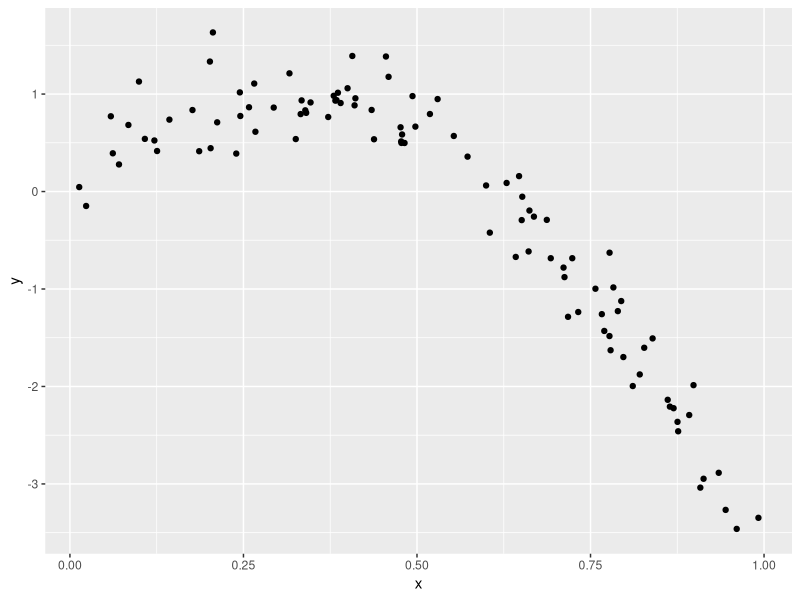
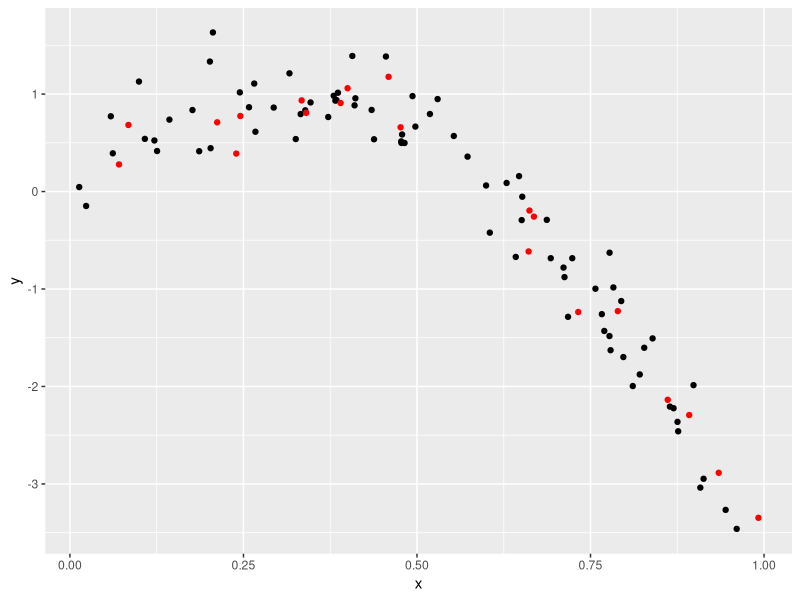
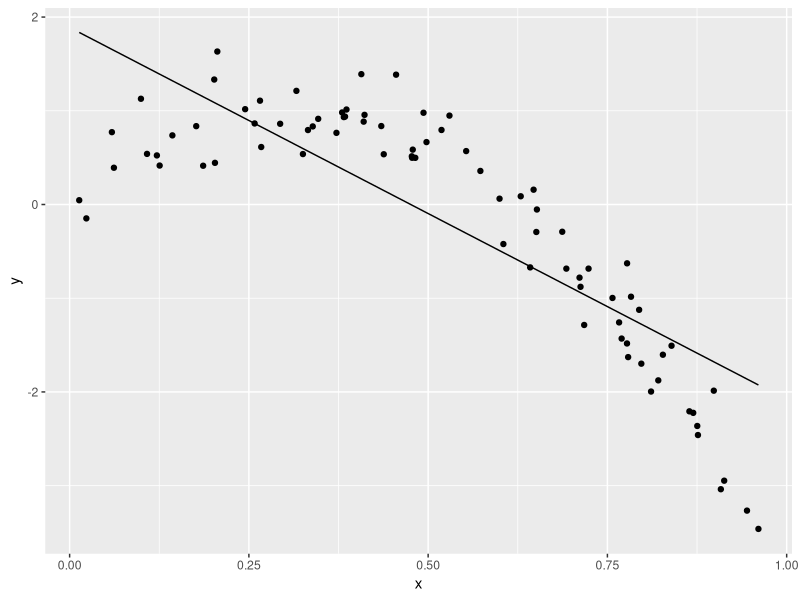
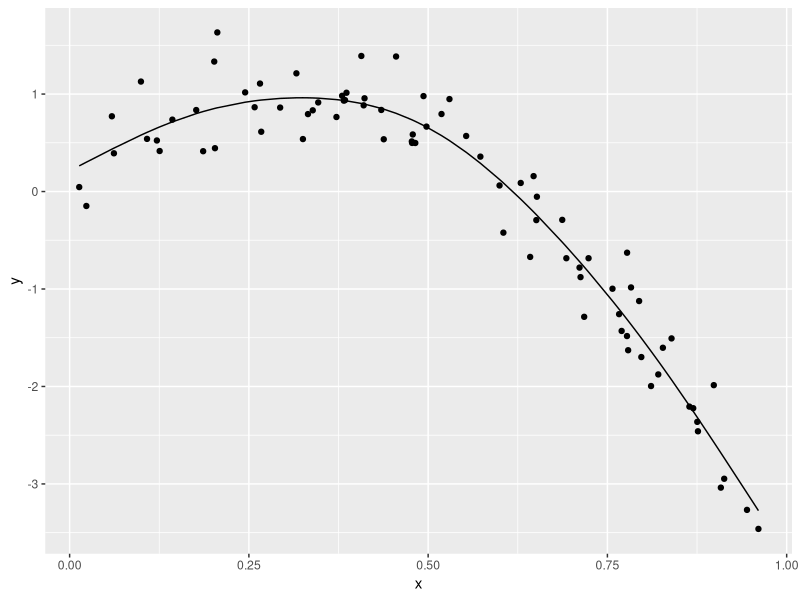
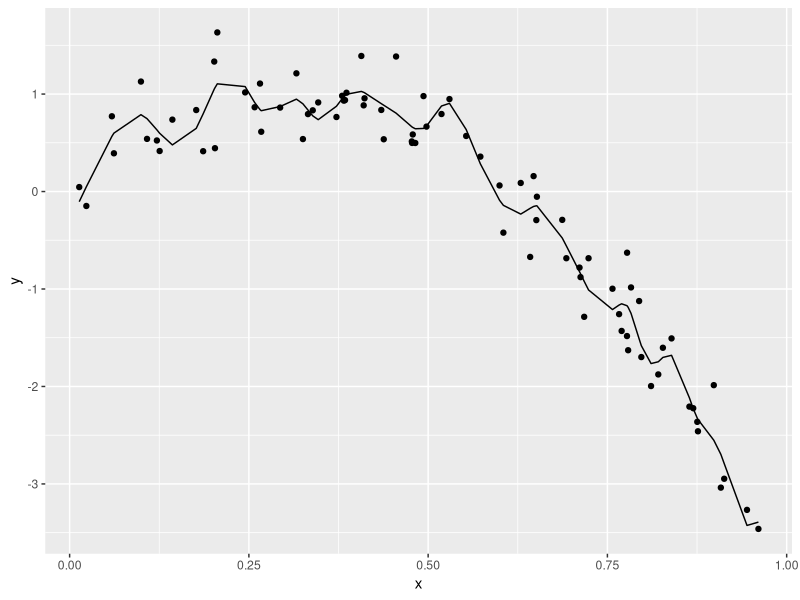

Reproduce these figures in R, in order.
## ---- chunk 1
library(tidyverse)
library(modelr)
library(mgcv)
set.seed(1)
## ---- chunk 2
nonlin_df = 
  tibble(
    id = 1:100,
    x = runif(100,0,1),
    y = 1-10*(x-.3)^2 + rnorm(100,0,.3)
  )

nonlin_df |>
  ggplot(aes(x = x, y = y)) + 
  geom_point()
## ---- chunk 3
train_df = sample_n(nonlin_df, 80)
test_df = anti_join(nonlin_df, train_df, by = "id")
## ---- chunk 4
train_df |>
  ggplot((aes(x = x, y = y)))+
  geom_point()+
  geom_point( data = test_df, color = "red")
## ---- chunk 5
linear_mod = lm(y ~ x, data = train_df)
smooth_mod = mgcv::gam(y ~ s(x), data = train_df)
wiggly_mod = mgcv::gam(y ~ s(x, k = 30), sp = 10e-6, data = train_df)
## ---- chunk 6

train_df|>
  modelr::add_predictions(linear_mod)|>
  ggplot(aes(x = x, y = y)) +
  geom_point()+
  geom_line(aes(y = pred))

train_df|>
  modelr::add_predictions(smooth_mod)|>
  ggplot(aes(x = x, y = y)) +
  geom_point()+
  geom_line(aes(y = pred))

train_df|>
  modelr::add_predictions(wiggly_mod)|>
  ggplot(aes(x = x, y = y)) +
  geom_point()+
  geom_line(aes(y = pred))
## ---- chunk 7
rmse(linear_mod, train_df)
rmse(smooth_mod, train_df)
rmse(wiggly_mod, train_df)

rmse(linear_mod, test_df)
rmse(smooth_mod, test_df)
rmse(wiggly_mod, test_df)
